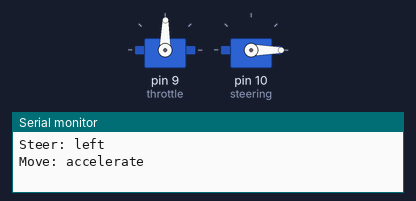
This sketch was run on a simulated Arduino Uno, built with avr-gcc and run on an emulated ATmega328P. Parts: 2 × servo, the last lines printed to the serial monitor.

Above: at 0.05 s.
At 2.15 s:
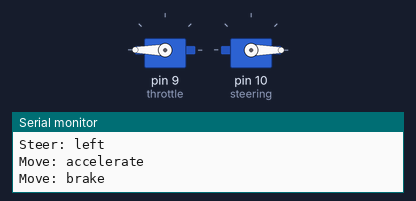
At 4.3 s:
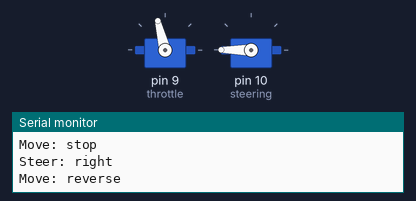
At 8.25 s:
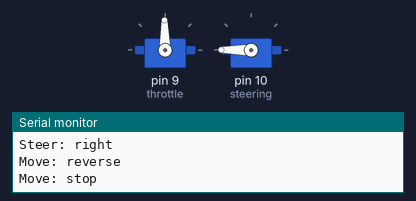
Timing chart, 0 to 10.7 s (numbered marks = the images above):
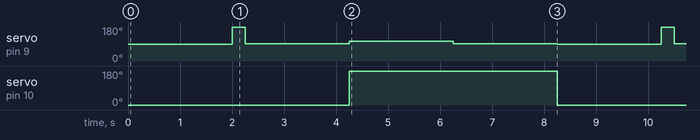

Measured:
- by itself, servo on pin 9 (throttle): repeats every 8.3 s: 91° 2.0 s, 104° 2.0 s, 91° 2.0 s, 89° 2.0 s, 180° 0.25 s
- by itself, servo on pin 10 (steering): alternates 180° for 4.0 s and 0° for 4.3 s

The sketch:

arduino_rc_car_forward_reverse_circle.h.ino
```cpp
#include <Servo.h>

Servo steering;
Servo throttle;

int accelerationSpeed = 89; // Slowest accelerate speed 90
int reverseSpeed = 104;     // Slowest reverse speed 102
int neutral = 91;
int brake = 180;

int noTurn = 90;
int leftTurn = 0;
int rightTurn = 180;

bool debug = true;

void setup()  {
    if (debug) {
        Serial.begin(9600);
    }
    throttle.attach(9);
    steering.attach(10);
}

void Logger(String message) {
    if (debug) {
        Serial.println(message);
    }
}

void MoveBackward() {
    Logger("Move: reverse");
    throttle.write(reverseSpeed);
}

void MoveForward() {
    Logger("Move: accelerate");
    throttle.write(accelerationSpeed);
}

void Brake() {
    Logger("Move: brake");
    throttle.write(brake);
}

void Stop() {
    Logger("Move: stop");
    throttle.write(neutral);
}

void SteerLeft() {
    Logger("Steer: left");
    steering.write(leftTurn);
}

void SteerStraight() {
    Logger("Steer: staight");
    steering.write(noTurn);
}

void SteerRight() {
    Logger("Steer: right");
    steering.write(rightTurn);
}

void loop() {
    SteerLeft();
    MoveForward();
    delay(2000);

    Brake();
    delay(250);

    Stop();
    delay(2000);

    SteerRight();
    MoveBackward();
    delay(2000);

    Stop();
    delay(2000);
}
```
